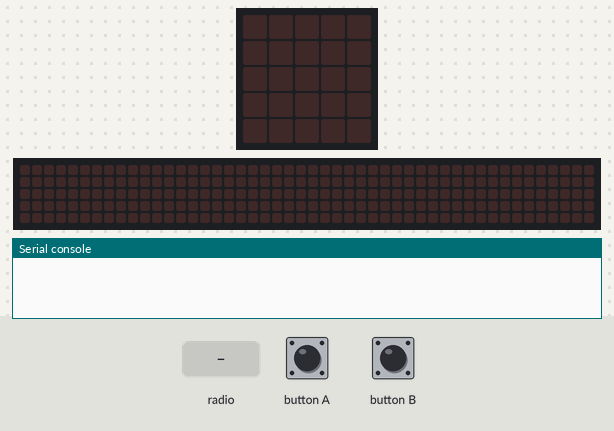
Recording of a program running on a simulated BBC micro:bit (MakeCode). On the bench: the board's 5×5 LED display, a strip that is not on the board, showing the scrolling text unrolled, the last lines printed to the serial console. The inputs (shaded band) are chosen by the test bench. No radio messages arrive unless stated (any console line starting 'radio sent:' is added by the test bench); the 48×5 strip is a reading aid, not a part: it shows the text the display is scrolling, unrolled, one strip-width of it at a time.

Above: at 1.2 s.
1.3 s: radio message "11" arrives
At 3.77 s:
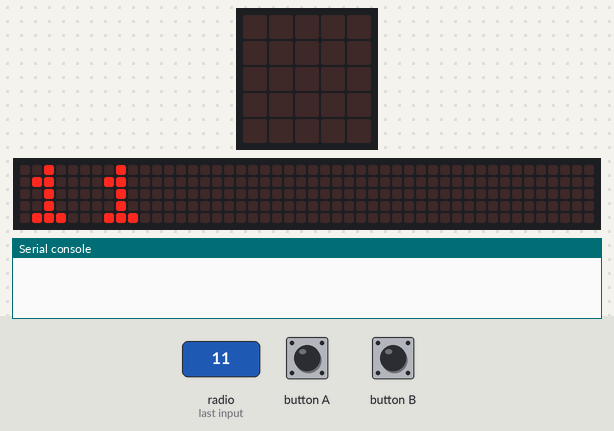
4.3 s: button A pressed for 0.15 s
At 5.6 s:
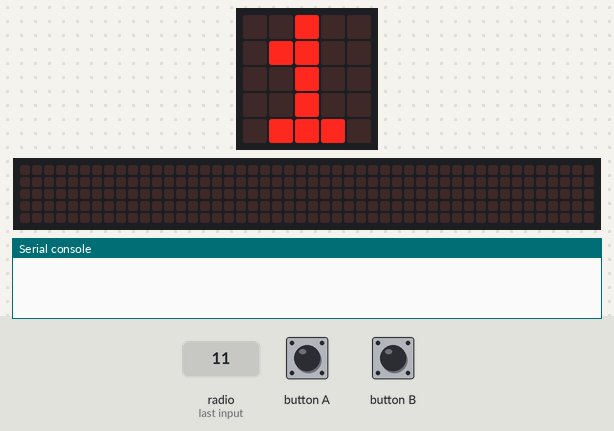
5.9 s: button B pressed for 0.15 s
At 6.5 s:
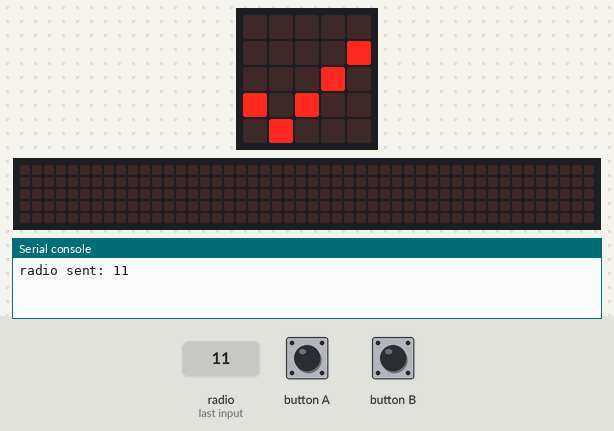
8.9 s: button A pressed for 0.15 s
At 15.52 s:
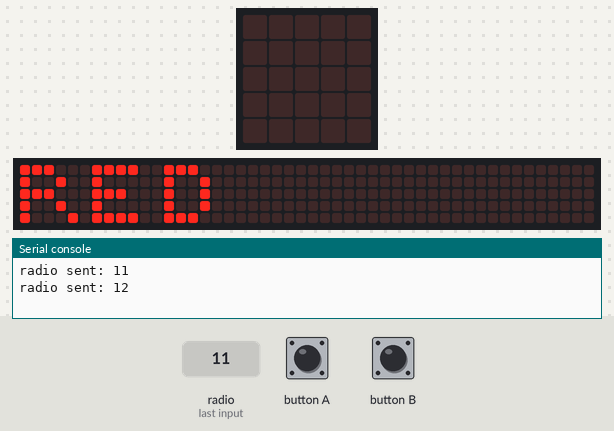

The program:

main.ts
```typescript
radio.onReceivedNumber(function (receivedNumber) {
    basic.showNumber(receivedNumber)
})
input.onButtonPressed(Button.A, function () {
    CONTAR += 1
    basic.showNumber(CONTAR)
    if (CONTAR == 5) {
        CONTAR = 0
    }
})
input.onButtonPressed(Button.B, function () {
    if (CONTAR == 1) {
        radio.sendNumber(11)
        basic.showIcon(IconNames.Yes)
        basic.showString("BLUE")
        basic.showLeds(`
            . . . . .
            . . . . .
            . . . . .
            . . . . .
            . . . . .
            `)
    }
    if (CONTAR == 2) {
        radio.sendNumber(12)
        basic.showIcon(IconNames.Yes)
        basic.showString("RED")
        basic.showLeds(`
            . . . . .
            . . . . .
            . . . . .
            . . . . .
            . . . . .
            `)
    } else if (CONTAR == 3) {
        radio.sendNumber(13)
        basic.showIcon(IconNames.Surprised)
        basic.showString("BLUE")
        basic.showLeds(`
            . . # . .
            . . . . .
            . . . . .
            . . . . .
            . . . . .
            `)
    } else if (CONTAR == 4) {
        radio.sendNumber(14)
        basic.showIcon(IconNames.Duck)
        basic.showString("BLUE")
        basic.showLeds(`
            . . . . .
            . . . . .
            . . . . .
            . . . . .
            . . . . .
            `)
    } else if (CONTAR == 5) {
        radio.sendNumber(15)
        basic.showIcon(IconNames.Skull)
        basic.showString("BLUE")
        basic.showLeds(`
            . . . . .
            . . . . .
            . . . . .
            . . . . .
            . . . . .
            `)
    }
})
let CONTAR = 0
radio.setGroup(1)
CONTAR = 0
basic.forever(function () {

})
```

test.ts
```typescript
// aquí va el archivo "tests"; esto no se compilará cuando este paquete se utilice como una extensión.
```

Measured:
- after the input at 1.3 s, the display: changes at once (image 1)
- after the input at 4.3 s, the display: changes after 0.15 s (image 2)
- after the input at 5.9 s, the display: changes after 0.15 s (image 3)
- after the input at 8.9 s, the display: first differs from a run without the input after 2.7 s (image 4 shows a later state)
- what the display in image 1 shows lasts 0.4 s, from 3.6 s to 4.0 s
- what the display in image 3 shows lasts 0.6 s, from 6.1 s to 6.7 s
